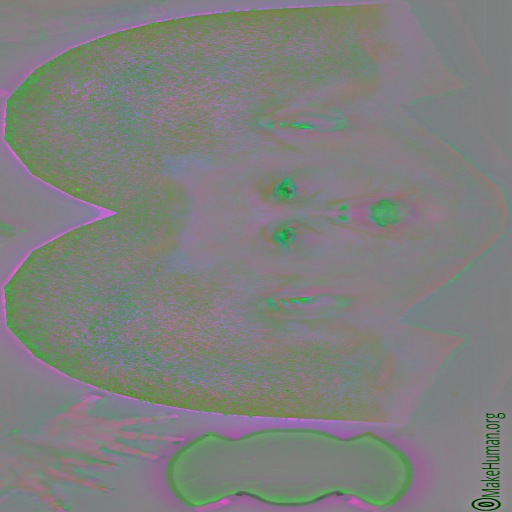
#> input picture assets/character/body/head_detail.png, 1024 x 1024 px (shown at 1/2 size)
$ python -i mh_skin_detail.py   (imports and definitions only)
#> lines starting #> are read from the running program, lines starting #| are printed output that depends on the picture
"""Skin detail of the v3 head (plain python3 + PIL, numpy): the face of the MakeHuman skin textures
(CC0, makehuman_system_assets: photographed skin in the MakeHuman base mesh's UV layout) turned into
assets/character/body/head_detail.png, read by skin.gdshader through the head's MakeHuman UVs
(body.glb TEXCOORD_2 -> CUSTOM0, written by body/body_v3.py).

The user found the v3 head still looked plastic (the procedural pores read as orange peel). The
detail map keeps the creator's own skin tone model and adds the photograph's detail only:

  R  the detail of a young face: the fine band (pores, fine lines, lid and lip texture: the
     luminance over its blur at sigma BLUR px) times the mid band at MID_STRENGTH (the darker lids
     and eye bags, the lip borders, the lighter forehead: the blur at BLUR over the blur at MID),
     0.5 = no change, the ratio / 2
  G  the redness variation (red over luminance, over its blur), 0.5 = none
  B  the fine detail of an older face (wrinkles), as R: blended in by the look's weathering

The young female textures are used (no stubble shadow: the creator's stubble paints that). The
crop is the head's UV rectangle (written to body.json face.detail_rect by the body build as the
same numbers, image space: x right, y down).

    python3 tools/character/mh_skin_detail.py [--src ~/Downloads/Frontier_assets_staging/mpfb/system_assets]
"""

import argparse
import json
import os

import numpy as np
from PIL import Image

HERE = os.path.dirname(os.path.abspath(__file__))
FRONTIER = os.path.normpath(os.path.join(HERE, "..", ".."))
OUT = os.path.join(FRONTIER, "assets", "character", "body", "head_detail.png")
RECT = os.path.join(HERE, "makehuman", "head_uv_rect.json")
SRC = os.path.expanduser("~/Downloads/Frontier_assets_staging/mpfb/system_assets")
YOUNG = "skins/young_caucasian_female/young_lightskinned_female_diffuse.png"
OLD = "skins/old_caucasian_female/old_lightskinned_female_diffuse.png"
BLUR = 7.0
MID = 48.0
MID_STRENGTH = 0.6
SIZE = 1024


# [25 lines left out: function head_uv_rect, not called in this run]


def _lum(a):
    lin = np.where(a <= 0.04045, a / 12.92, ((a + 0.055) / 1.055) ** 2.4)
    return lin[..., 0] * 0.2126 + lin[..., 1] * 0.7152 + lin[..., 2] * 0.0722, lin


# [23 lines left out: functions _blur, detail, not called in this run]


# The whole body (body v4, 2026-09-28): the same channels over MakeHuman's whole UV atlas, and in A the
# areolae and nipples, drawn by us (not a texture): discs round each nipple on the female base mesh
# (the same vertex in every build), in 3D, rasterised into the atlas
BODY_OUT = os.path.join(FRONTIER, "assets", "character", "body", "body_detail.png")
BODY_SIZE = 2048
NIPPLES = (8454, 1782)          # MakeHuman base mesh vertices (the female breasts' apex; the male's nipples too)
AREOLA_R = 0.016                # m on the female base (the man's is a little smaller: the same UV disc)
NIPPLE_R = 0.0045


# [67 lines left out: functions _base_mesh, nipple_mask, not called in this run]


def _smooth(e0, e1, x):
    t = np.clip((x - e0) / (e1 - e0), 0.0, 1.0)
    return t * t * (3 - 2 * t)


def body_detail(src):
    rect = [0.0, 0.0, 1.0, 1.0]
    young, red = detail(os.path.join(src, YOUNG), rect)
    old, _ = detail(os.path.join(src, OLD), rect)
    a = nipple_mask(young.shape[0])
    rgb = np.dstack([young, red, old, a])
    img = Image.fromarray((np.clip(rgb, 0, 1) * 255 + 0.5).astype(np.uint8))
    if img.size[0] != BODY_SIZE:
        img = img.resize((BODY_SIZE, BODY_SIZE), Image.LANCZOS)
    img.save(BODY_OUT, optimize=True)
    print(BODY_OUT, "areola texels", int((a > 0.3).sum()))


# [18 lines left out: function main, not called in this run]


# [2 lines not run here, left out]

>>> import cv2
>>> picture = cv2.imread('../../assets/character/body/head_detail.png', cv2.IMREAD_GRAYSCALE)
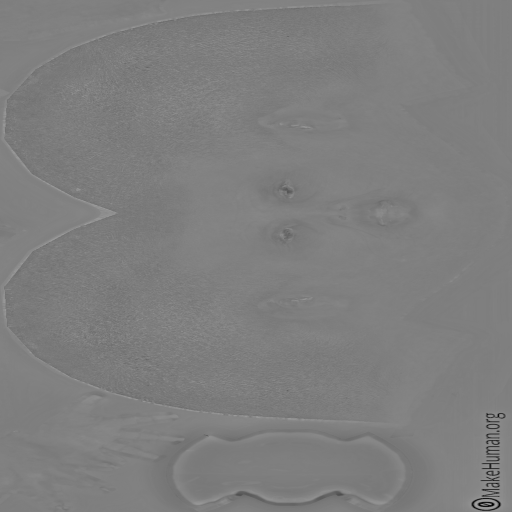
#> picture: shape (1024, 1024) (shown at 1/2 size); min 0, max 178, mean 126.2
#> (the run stopped early here; a loop or call above may not have finished)
